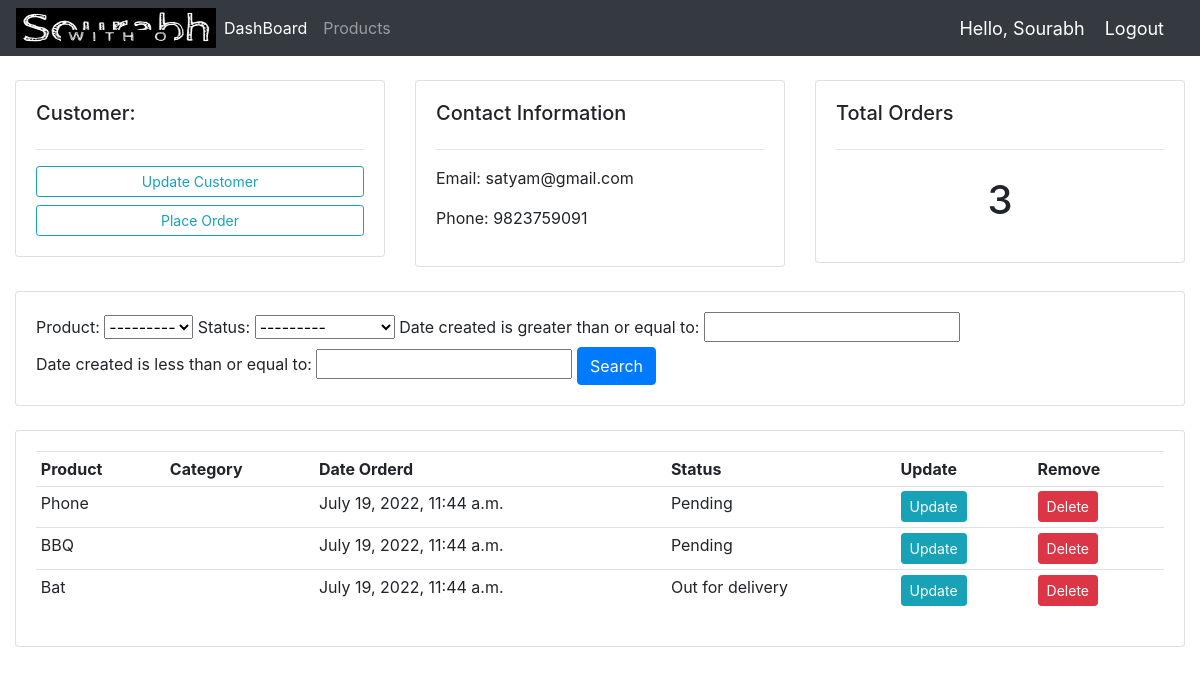
The page /customer/1 (signed in) on the database as committed earlier.
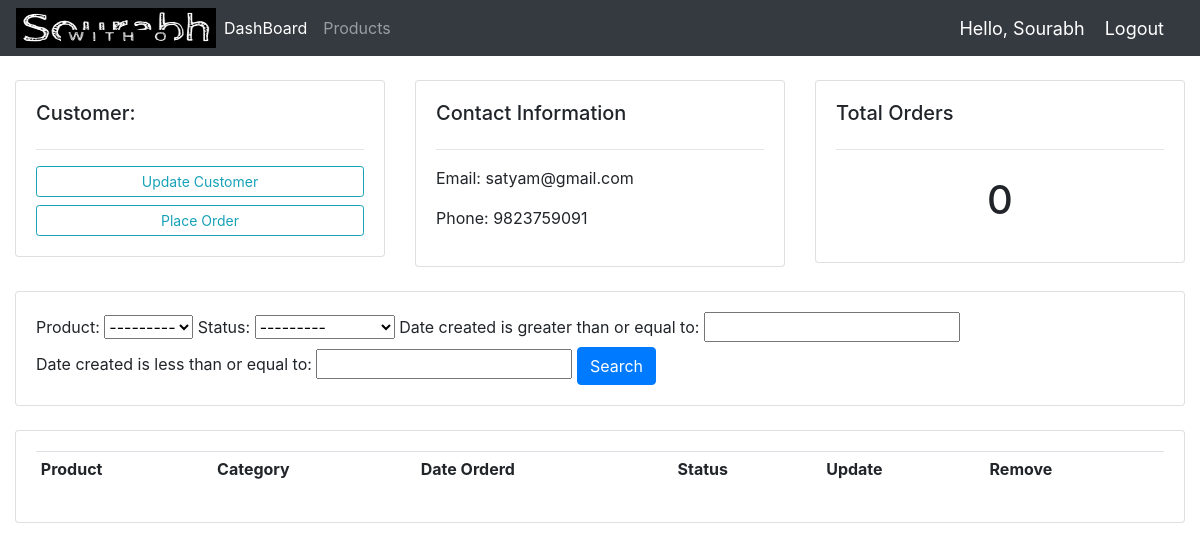
The same page on the database as committed later.
### accounts/models.py (models this page shows, shortened)
class Order(models.Model):
    STATUS=(
        ('Pending','Pending'),
        ('Out for delivery','Out for delivery'),
        ('Delivered','Delivered'),
    )
    customer=models.ForeignKey(Customer,null=True,on_delete=models.CASCADE)
    product=models.ForeignKey(Product,null=True,on_delete=models.CASCADE)
    date_created=models.DateTimeField(auto_now_add=True,null=True)
    status=models.CharField(max_length=200,null=True,choices=STATUS)

class Product(models.Model):
    name=models.CharField(max_length=200,null=True)
    price=models.FloatField(null=True)
    description=models.CharField(max_length=200,null=True,blank=True)
    date_added=models.DateTimeField(auto_now_add=True,null=True)
    def __str__(self):
        return self.name

### accounts/decorators.py (the view)
		def wrapper_func(request, *args, **kwargs):
			group = None
			if request.user.groups.exists():
				group = request.user.groups.all()[0].name
			if group in allowed_roles:
				return view_func(request, *args, **kwargs)
			else:
				return HttpResponse('You are not authorized to view this page')

### accounts/views.py (called while the page is built)
@login_required(login_url='login')
@allowed_users(allowed_roles=['admin'])
def customer(request, pk):
	customer = Customer.objects.get(id=pk)
	orders = customer.order_set.all()
	order_count = orders.count()
	myFilter = OrderFilter(request.GET, queryset=orders)
	orders = myFilter.qs
	context = {'customer':customer, 'orders':orders, 'order_count':order_count,
	'myFilter':myFilter}
	return render(request, 'accounts/customer.html',context)

### accounts/templates/accounts/customer.html
{%  extends 'accounts/main.html' %}
{% block content %}
	<br>
<div class="row">
	<div class="col-md">
		<div class="card card-body">
			<h5>Customer:</h5>
			<hr>
			<a class="btn btn-outline-info  btn-sm btn-block" href="{% url 'update_customer' customer.id %}">Update Customer</a>
			<a class="btn btn-outline-info  btn-sm btn-block" href="{% url 'create_order' customer.id %}">Place Order</a>
		</div>
	</div>
	<div class="col-md">
		<div class="card card-body">
			<h5>Contact Information</h5>
			<hr>
			<p>Email: {{customer.email}}</p>
			<p>Phone: {{customer.phone}}</p>
		</div>
	</div>
	<div class="col-md">
		<div class="card card-body">
			<h5>Total Orders</h5>
			<hr>
			<h1 style="text-align: center;padding: 10px">{{order_count}}</h1>
		</div>
	</div>
</div>
<br>
<div class="row">
	<div class="col">
		<div class="card card-body">
			<form method="get">
				{{myFilter.form}}
		    <button class="btn btn-primary" type="submit">Search</button>
		  </form>
		</div>
	</div>
</div>
<br>
<div class="row">
	<div class="col-md">
		<div class="card card-body">
			<table class="table table-sm">
				<tr>
					<th>Product</th>
					<th>Category</th>
					<th>Date Orderd</th>
					<th>Status</th>
					<th>Update</th>
					<th>Remove</th>
				</tr>
				{% for order in orders %}
				<tr>
					<td>{{order.product}}</td>
					<td>{{order.product.category}}</td>
					<td>{{order.date_created}}</td>
					<td>{{order.status}}</td>
					<td><a class="btn btn-sm btn-info" href="{% url 'update_order' order.id %}">Update</a></td>
					<td><a class="btn btn-sm btn-danger" href="{% url 'delete_order' order.id %}">Delete</a></td>
				</tr>
				{% endfor %}
			</table>
		</div>
	</div>
</div>
{% endblock %}

Rows that differ between the two databases and show on the page:
removed Order: product "Phone", date_created "July 19, 2022, 11:44 a.m.", status "Pending"
removed Order: product "BBQ", date_created "July 19, 2022, 11:44 a.m.", status "Pending"
removed Order: product "Bat", date_created "July 19, 2022, 11:44 a.m.", status "Out for delivery"
Other text that changed with them:
{{ order_count }}: "3" → "0"
